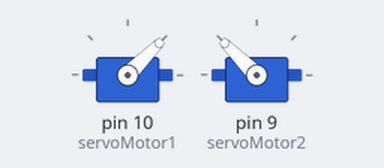
A sketch run on a simulated Arduino Uno, built with avr-gcc and run on an emulated ATmega328P. On the bench: 2 × servo.

Above: at 0.05 s.
At 0.25 s:
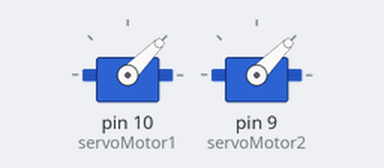
At 0.45 s:
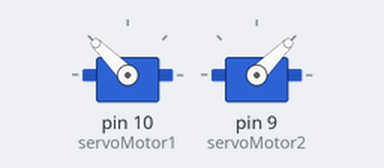
At 0.8 s:
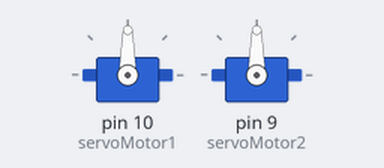
Timing chart, 0 to 3.0 s (numbered marks = the images above):
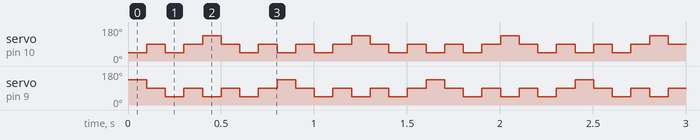

Measured:
- by itself, servo on pin 10 (servoMotor1): repeats every 0.80 s: 45° 0.10 s, 90° 0.10 s, 135° 0.10 s, 2 × (90° 0.10 s, 45° 0.10 s), 90° 0.10 s
- by itself, servo on pin 9 (servoMotor2): repeats every 0.80 s: 3 × (45° 0.10 s, 90° 0.10 s), 135° 0.10 s, 90° 0.10 s

The sketch:

servo_pintador.ino
```cpp
//#include <IRremote.h>

#include <Servo.h>
Servo servoMotor1;
Servo servoMotor2;


int val;


//const int RECV_PIN = 6;
//
//
//IRrecv irrecv(RECV_PIN);
//decode_results results;


void setup() {
  // put your setup code here, to run once:
  Serial.begin(9600);
  servoMotor1.attach(10);
  servoMotor2.attach(9);

  //irrecv.enableIRIn();
}

void loop() {

  patron1();
//   if (irrecv.decode(&results))
//   {
//      Serial.println(results.value, HEX);
//      irrecv.resume();
//   }

}
```

movimientos.ino
```cpp
int parar = 90;

int giro_reloj =45;
int giro_contrarreloj = 135;

int detencion = 100;

void adelante(){
   //adelante
  servoMotor1.write(giro_reloj);
  servoMotor2.write(giro_contrarreloj);
  delay(detencion);
}


void parando(){
  //PARAR
  servoMotor1.write(parar);
  servoMotor2.write(parar);
  delay(detencion);
}

void girar(){
   //giro
  servoMotor1.write(giro_reloj);
  servoMotor2.write(giro_reloj);
  delay(detencion);
}

void atras(){
  //atrás
  servoMotor1.write(giro_contrarreloj);
  servoMotor2.write(giro_reloj);
  delay(detencion);
}
```

patron1.ino
```cpp
void patron1(){
  adelante();

  parando();

  girar();

  parando();

  atras();

  parando();

  girar();

  parando();
  }
```
